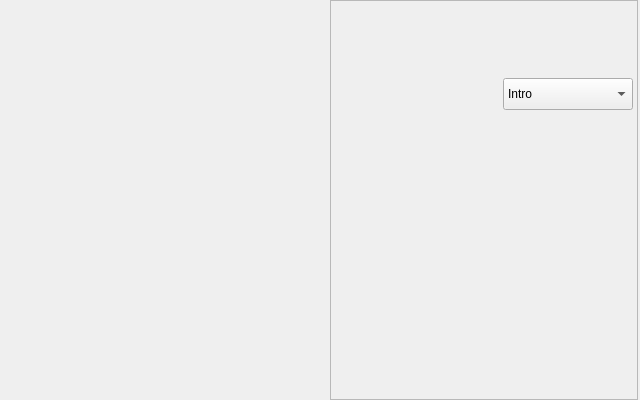
<?xml version="1.0" encoding="UTF-8"?>
<ui version="4.0">
 <class>FormGameOptions</class>
 <widget class="QWidget" name="FormGameOptions">
  <property name="geometry">
   <rect>
    <x>0</x>
    <y>0</y>
    <width>640</width>
    <height>400</height>
   </rect>
  </property>
  <property name="windowTitle">
   <string>Form</string>
  </property>
  <widget class="QFrame" name="frame">
   <property name="geometry">
    <rect>
     <x>330</x>
     <y>0</y>
     <width>308</width>
     <height>400</height>
    </rect>
   </property>
   <property name="styleSheet">
    <string notr="true">background: url(:/dialogs/New_game_border.gif);</string>
   </property>
   <property name="frameShape">
    <enum>QFrame::StyledPanel</enum>
   </property>
   <property name="frameShadow">
    <enum>QFrame::Raised</enum>
   </property>
   <widget class="QPushButton" name="pushButton_Cancel">
    <property name="geometry">
     <rect>
      <x>12</x>
      <y>358</y>
      <width>128</width>
      <height>32</height>
     </rect>
    </property>
    <property name="styleSheet">
     <string notr="true">background: url(:/dialogs/Cancel_button-anim.gif);</string>
    </property>
    <property name="text">
     <string/>
    </property>
    <property name="flat">
     <bool>true</bool>
    </property>
   </widget>
   <widget class="QPushButton" name="pushButton_OK">
    <property name="geometry">
     <rect>
      <x>174</x>
      <y>358</y>
      <width>128</width>
      <height>32</height>
     </rect>
    </property>
    <property name="styleSheet">
     <string notr="true">background: url(:/dialogs/OK_button-anim.gif);</string>
    </property>
    <property name="text">
     <string/>
    </property>
    <property name="flat">
     <bool>true</bool>
    </property>
   </widget>
   <widget class="QPushButton" name="pushButton_Opponents">
    <property name="geometry">
     <rect>
      <x>172</x>
      <y>132</y>
      <width>130</width>
      <height>32</height>
     </rect>
    </property>
    <property name="styleSheet">
     <string notr="true">background: url(:/dialogs/Opponents_button.gif);</string>
    </property>
    <property name="text">
     <string/>
    </property>
    <property name="flat">
     <bool>true</bool>
    </property>
   </widget>
   <widget class="QPushButton" name="pushButton_LandSize">
    <property name="geometry">
     <rect>
      <x>172</x>
      <y>186</y>
      <width>130</width>
      <height>32</height>
     </rect>
    </property>
    <property name="styleSheet">
     <string notr="true">background: url(:/dialogs/Land_Size_button.gif);</string>
    </property>
    <property name="text">
     <string/>
    </property>
    <property name="flat">
     <bool>true</bool>
    </property>
   </widget>
   <widget class="QPushButton" name="pushButton_Magic">
    <property name="geometry">
     <rect>
      <x>172</x>
      <y>240</y>
      <width>130</width>
      <height>32</height>
     </rect>
    </property>
    <property name="styleSheet">
     <string notr="true">background: url(:/dialogs/Magic_button.gif);</string>
    </property>
    <property name="text">
     <string/>
    </property>
    <property name="flat">
     <bool>true</bool>
    </property>
   </widget>
   <widget class="QComboBox" name="comboBox_Difficulty">
    <property name="geometry">
     <rect>
      <x>173</x>
      <y>78</y>
      <width>130</width>
      <height>32</height>
     </rect>
    </property>
    <property name="styleSheet">
     <string notr="true">background: url(:/dialogs/Difficulty_button.gif);</string>
    </property>
    <item>
     <property name="text">
      <string>Intro</string>
     </property>
    </item>
    <item>
     <property name="text">
      <string>Easy</string>
     </property>
    </item>
    <item>
     <property name="text">
      <string>Hard</string>
     </property>
    </item>
    <item>
     <property name="text">
      <string>Extreme</string>
     </property>
    </item>
    <item>
     <property name="text">
      <string>Impossible</string>
     </property>
    </item>
   </widget>
   <zorder>pushButton_Cancel</zorder>
   <zorder>pushButton_OK</zorder>
   <zorder>pushButton_LandSize</zorder>
   <zorder>pushButton_Magic</zorder>
   <zorder>pushButton_Opponents</zorder>
   <zorder>comboBox_Difficulty</zorder>
  </widget>
 </widget>
 <resources/>
 <connections/>
</ui>
